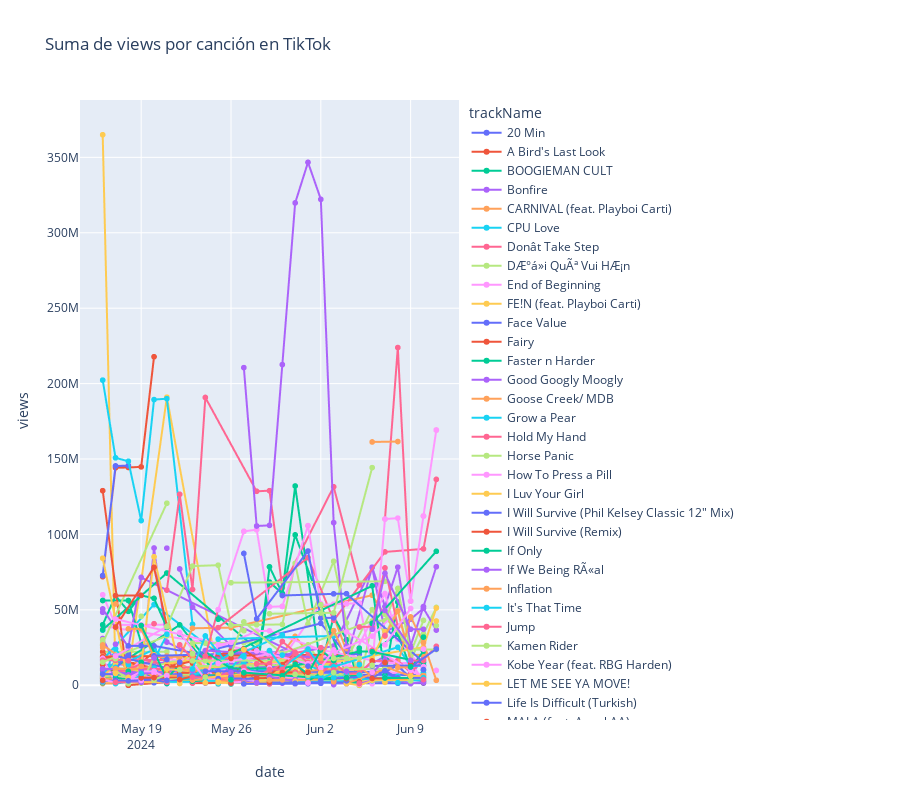

Write notebook code for a chart like this one.
### Code cell
# Calculate the sum of views for each song over time
grouped_by_date_song = spotifyshazam_df.groupby(['date', 'trackName']).agg({'views': 'sum'})
grouped_by_date_song.reset_index(inplace=True)

# Create the line chart
fig = px.line(grouped_by_date_song, x='date', y='views', color='trackName', markers=True, title='Suma de views por canción en TikTok')

# Adjust layout for better visualization
fig.update_layout(height=800)

# Show the chart
fig.show()
